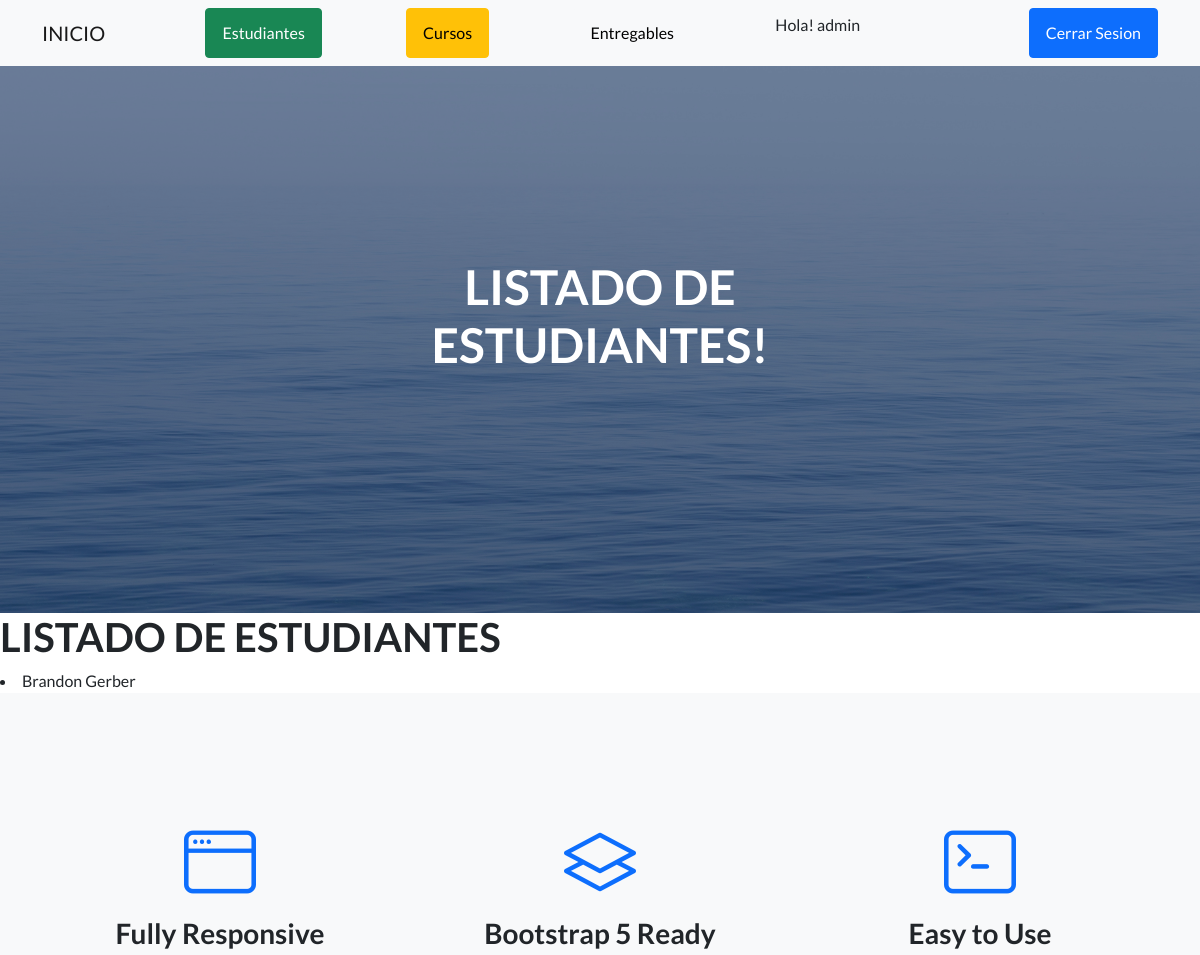
/AppCoder/estudiante/list/ (signed in, upper part), run on an earlier commit of the app's database.
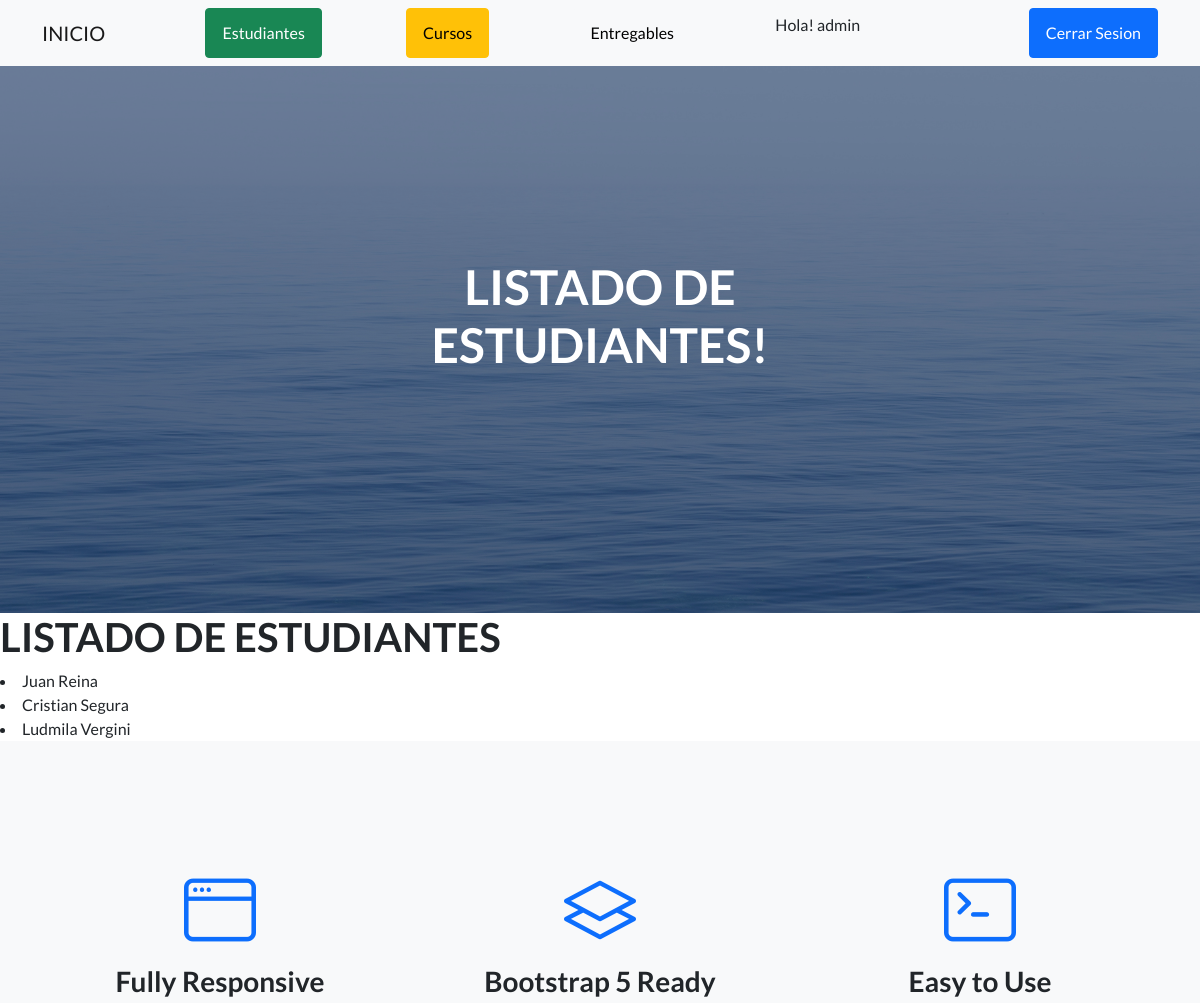
And on a later commit of the database.
### AppCoder/models.py (models this page shows)
class Estudiante(models.Model):
    nombre= models.CharField(max_length=50)
    apellido= models.CharField(max_length=50)
    email= models.EmailField()
    def __str__(self):
        return self.nombre+" "+self.apellido

### AppCoder/views.py (the view)
# urls.py: path('estudiante/list/', EstudianteList.as_view(), name='estudiante_listar'),
class EstudianteList(LoginRequiredMixin, ListView):
    model=Estudiante
    template_name="Appcoder/leerEstudiantes.html"

### AppCoder/templates/AppCoder/leerEstudiantes.html (shortened to what this page needs)
{% extends "AppCoder/padre.html" %}
{% load static %}
{% block titulo_de_pagina %}
<h1 class="mb-5">LISTADO DE ESTUDIANTES!</h1>
{% endblock %}
{% block contenido_que_cambia %}
<h1>LISTADO DE ESTUDIANTES</h1>
{% for estudiante in object_list %}
    <li>{{ estudiante }}</li>
{% endfor %}
{% endblock %}

What changed in the data, as far as the page shows it:
removed Estudiante: nombre+apellido "Brandon Gerber"
added Estudiante: nombre+apellido "Juan Reina"
added Estudiante: nombre+apellido "Cristian Segura"
added Estudiante: nombre+apellido "Ludmila Vergini"
